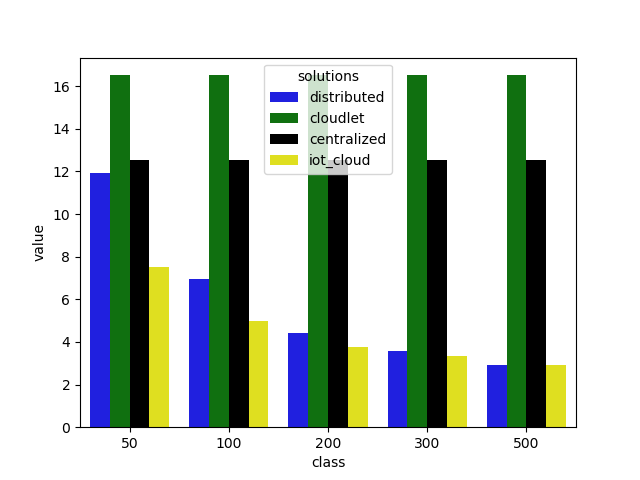

Write the Python code that produced this figure.
import pulp, sys
import matplotlib.pyplot as plt
import seaborn as sns
import pandas as pd


def energy_consumption(device_efficiency, device_BS, solution):
    #1 kbps = 2 MIPS

    nodes = ['HO', 'IO1', 'IO2', 'EO1', 'EO2', 'EO3', 'MC1', 'MC2', 'MC3', 'MC4', 'Device', 'WSN1', 'WSN2', 'WSN3']
    node_c = {'HO': 53.5*1000000, 'IO': 26*1000000, 'EO': 13*1000000, 'MC': 6.5*1000000, 'Device': 2000, 'WSN': 1}
    node_e = {'HO': 500, 'IO': 200, 'EO': 133, 'MC':100, 'WSN': 480}
    Cpr = [node_c['HO'], node_c['IO'], node_c['IO'], node_c['EO'], node_c['EO'], node_c['EO'], node_c['MC'], node_c['MC'], node_c['MC'], node_c['MC'], node_c['Device'], node_c['WSN'], node_c['WSN'], node_c['WSN']] #MIPS
    Epr = [node_e['HO'], node_e['IO'], node_e['IO'], node_e['EO'], node_e['EO'], node_e['EO'], node_e['MC'], node_e['MC'], node_e['MC'], node_e['MC'], device_efficiency, node_e['WSN'], node_e['WSN'], node_e['WSN']] #MIPS/W

    links = ['opt', '4g_up', '4g_down', 'wifi', 'zigbee']
    link_c = {'opt': 4480*1000*1000, '4g_up': 12*1000, '4g_down': 72*1000, 'wifi': 150*1000, 'zigbee': 250.0}    #kbps
    link_e = {'opt': 12.6, '4g_up': 19*1000, '4g_down': 76.2*1000, 'wifi': 300, 'zigbee': 100}  #nJ/bit

    #transmission capacity between nodes
    Ctr = [[0, link_c['opt'], link_c['opt'], 0, 0, 0, 0, 0, 0, 0, 0, 0, 0, 0],                                          #HO
        [link_c['opt'], 0, link_c['opt'], link_c['opt'], link_c['opt'], 0, 0, 0, 0, 0, 0, 0, 0, 0],                     #IO1
        [link_c['opt'], link_c['opt'], 0, 0, 0, link_c['opt'], 0, 0, 0, 0, 0, 0, 0, 0],                                 #IO2
        [0, link_c['opt'], 0, 0, link_c['opt'], 0, link_c['opt'], link_c['opt'], 0, 0, 0, 0, 0, 0],                     #EO1
        [0, link_c['opt'], 0, link_c['opt'], 0, link_c['opt'], 0, 0, link_c['opt'], 0, 0, 0, 0, 0, 0],                  #EO2
        [0, 0, link_c['opt'], 0, link_c['opt'], 0, 0, 0, 0, link_c['opt'], 0, 0, 0, 0, 0],                              #EO3
        [0, 0, 0, link_c['opt'], 0, 0, 0, 0, 0, 0, link_c['wifi' if device_BS == 'wifi' else '4g_down'], 0, 0, 0],      #MC1
        [0, 0, 0, link_c['opt'], 0, 0, 0, 0, 0, 0, 0, link_c['zigbee'], link_c['zigbee'], link_c['zigbee']],            #MC2
        [0, 0, 0, 0, link_c['opt'], 0, 0, 0, 0, 0, 0, link_c['zigbee'], link_c['zigbee'], link_c['zigbee']],            #MC3
        [0, 0, 0, 0, 0, link_c['opt'], 0, 0, 0, 0, 0, link_c['zigbee'], link_c['zigbee'], link_c['zigbee']],            #MC4
        [0, 0, 0, 0, 0, 0, link_c['wifi' if device_BS == 'wifi' else '4g_up'], 0, 0, 0, 0, 0, 0, 0],                    #Device
        [0, 0, 0, 0, 0, 0, 0, link_c['zigbee'], link_c['zigbee'], link_c['zigbee'], 0, 0, 0, 0],                        #WSN1
        [0, 0, 0, 0, 0, 0, 0, link_c['zigbee'], link_c['zigbee'], link_c['zigbee'], 0, 0, 0, 0],                        #WSN2
        [0, 0, 0, 0, 0, 0, 0, link_c['zigbee'], link_c['zigbee'], link_c['zigbee'], 0, 0, 0, 0]]                        #WSN3


    Etr = [[1, link_e['opt'], link_e['opt'], 1, 1, 1, 1, 1, 1, 1, 1, 1, 1, 1],                                          #HO
        [link_e['opt'], 1, link_e['opt'], link_e['opt'], link_e['opt'], 1, 1, 1, 1, 1, 1, 1, 1, 1],                     #IO1
        [link_e['opt'], link_e['opt'], 1, 1, 1, link_e['opt'], 1, 1, 1, 1, 1, 1, 1, 1],                                 #IO2
        [1, link_e['opt'], 1, 1, link_e['opt'], 1, link_e['opt'], link_e['opt'], 1, 1, 1, 1, 1, 1],                     #EO1
        [1, link_e['opt'], 1, link_e['opt'], 1, link_e['opt'], 1, 1, link_e['opt'], 1, 1, 1, 1, 1, 1],                  #EO2
        [1, 1, link_e['opt'], 1, link_e['opt'], 1, 1, 1, 1, link_e['opt'], 1, 1, 1, 1, 1],                              #EO3
        [1, 1, 1, link_e['opt'], 1, 1, 1, 1, 1, 1, link_e['wifi' if device_BS == 'wifi' else '4g_down'], 1, 1, 1],      #MC1
        #[1, 1, 1, link_e['opt'], 1, 1, 1, 1, 1, 1, link_e['wifi'], 1, 1, 1],                                           #MC1
        [1, 1, 1, link_e['opt'], 1, 1, 1, 1, 1, 1, 1, link_e['zigbee'], link_e['zigbee'], link_e['zigbee']],            #MC2
        [1, 1, 1, 1, link_e['opt'], 1, 1, 1, 1, 1, 1, link_e['zigbee'], link_e['zigbee'], link_e['zigbee']],            #MC3
        [1, 1, 1, 1, 1, link_e['opt'], 1, 1, 1, 1, 1, link_e['zigbee'], link_e['zigbee'], link_e['zigbee']],            #MC4
        [1, 1, 1, 1, 1, 1, link_e['wifi' if device_BS == 'wifi' else '4g_up'], 1, 1, 1, 1, 1, 1, 1],                    #Deviee
        #[1, 1, 1, 1, 1, 1, link_e['wifi'], 1, 1, 1, 1, 1, 1, 1],                                                       #Deviee
        [1, 1, 1, 1, 1, 1, 1, link_e['zigbee'], link_e['zigbee'], link_e['zigbee'], 1, 1, 1, 1],                        #WSN1
        [1, 1, 1, 1, 1, 1, 1, link_e['zigbee'], link_e['zigbee'], link_e['zigbee'], 1, 1, 1, 1],                        #WSN2
        [1, 1, 1, 1, 1, 1, 1, link_e['zigbee'], link_e['zigbee'], link_e['zigbee'], 1, 1, 1, 1]]                        #WSN3



    video_br = 200      #kbps capture on device
    city_info_br = 50   #kbps downloaded and saving in device
    wsn_br = 0.127      #kbps

    #       O                               O1        O2            O3      O4      O5
    objs = [video_br+city_info_br+3*wsn_br, video_br, city_info_br, wsn_br, wsn_br, wsn_br]
    demand = [[0, 0, 0, 0, 0, 0],     #HO
        [0, 0, 0, 0, 0, 0],           #IO1
        [0, 0, 0, 0, 0, 0],           #IO2
        [0, 0, 0, 0, 0, 0],           #EO1
        [0, 0, 0, 0, 0, 0],           #EO2
        [0, 0, 0, 0, 0, 0],           #EO3
        [0, 0, 0, 0, 0, 0],           #MC1
        [0, 0, 0, 0, 0, 0],           #MC2
        [0, 0, 0, 0, 0, 0],           #MC3
        [0, 0, 0, 0, 0, 0],           #MC4
        [1, 0, 0, 0, 0, 0],           #Device
        [0, 0, 0, 0, 0, 0],           #WSN1
        [0, 0, 0, 0, 0, 0],           #WSN2
        [0, 0, 0, 0, 0, 0]]           #WSN3

    sn = [[0, 0, 0, 0, 0, 0],         #HO
        [0, 0, 0, 0, 0, 0],           #IO1
        [0, 0, 0, 0, 0, 0],           #IO2
        [0, 0, 0, 0, 0, 0],           #EO1
        [0, 0, 0, 0, 0, 0],           #EO2
        [0, 0, 0, 0, 0, 0],           #EO3
        [0, 0, 1, 0, 0, 0],           #MC1
        [0, 0, 0, 0, 0, 0],           #MC2
        [0, 0, 0, 0, 0, 0],           #MC3
        [0, 0, 0, 0, 0, 0],           #MC4
        [0, 1, 0, 0, 0, 0],           #Device
        [0, 0, 0, 1, 0, 0],           #WSN1
        [0, 0, 0, 0, 1, 0],           #WSN2
        [0, 0, 0, 0, 0, 1]]           #WSN3

    obj_dependency = [[0, 1, 1, 1, 1, 1],
        [0, 0, 0, 0, 0, 0],
        [0, 0, 0, 0, 0, 0],
        [0, 0, 0, 0, 0, 0],
        [0, 0, 0, 0, 0, 0],
        [0, 0, 0, 0, 0, 0]]

#2000 instruction/bit are required to generate augmented video

    prob = pulp.LpProblem('IoT-cloud problem', pulp.LpMinimize)

    pr_in = [[0 for j in xrange(len(objs))] for i in xrange(len(nodes))]
    pr_out = [[0 for j in xrange(len(objs))] for i in xrange(len(nodes))]
    tr = [[[0 for k in xrange(len(objs))] for j in xrange(len(nodes))] for i in xrange(len(nodes))]

#Objective
    objective = []
    for i in xrange(len(nodes)):
        for j in xrange(len(objs)):
            #pr[i][j] = 1 if information object j is processed at node i, = 0 otherwise
            pr_in[i][j] = pulp.LpVariable('input obj ' + str(j) + ' at '+ nodes[i], 0, 1, pulp.LpInteger)
            pr_out[i][j] = pulp.LpVariable('output obj ' + str(j) + ' at '+ nodes[i], 0, 1, pulp.LpInteger)
            #add to objective function
            objective.append(pr_in[i][j]*objs[j]*2.0/Epr[i])
            #objective.append(pr_out[i][j]*objs[j]*2.0/Epr[i])
            for k in xrange(len(nodes)):
                #tr[i][k][j] = 1 if information object j is transmitted from node i to node k, =0 otherwise
                tr[i][k][j] = pulp.LpVariable(nodes[i] +'-'+ nodes[k]+ ' obj ' + str(j), 0, 1, pulp.LpInteger)
                #add to objective function
                objective.append(tr[i][k][j]*objs[j]*Etr[i][k]/1000000.0)

    prob += pulp.lpSum(objective)

# constraints
    for u in xrange(len(nodes)):
        for o in xrange(len(objs)):
            #flow conservation constraint
            prob += demand[u][o] + pr_in[u][o] + pulp.lpSum([tr[u][i][o] if u != i else 0 for i in xrange(len(nodes))]) == sn[u][o] + pr_out[u][o] + pulp.lpSum([tr[i][u][o] if u != i else 0 for i in xrange(len(nodes))])
            for i in xrange(len(objs)): 
                if obj_dependency[o][i] == 1:
                    prob += pr_out[u][o] <= pr_in[u][i]
            #function availability constraint
            if solution == 'centralized':
                if nodes[u] != 'HO': prob += pr_out[u][o] == 0
            elif solution == 'distributed':
                if nodes[u] != 'Device': prob+= pr_out[u][o] == 0 
            elif solution == 'cloudlet':
                if 'MC' not in nodes[u]: prob+= pr_out[u][o] == 0
            #source constraint
            if sum(obj_dependency[o]) == 0:
                prob += pr_out[u][o] == 0
        #mixed-cast constraints
        #QoS constraints
        #capacity constraints
        prob += pulp.lpSum([pr_in[u][o]*objs[o]*2.0 for o in xrange(len(objs))]) <= Cpr[u]
        for i in xrange(len(nodes)):
            transmission = []
            if u != i:
                transmission += [tr[u][i][o]*objs[o] for o in xrange(len(objs))]
                transmission += [tr[i][u][o]*objs[o] for o in xrange(len(objs))]
                prob += pulp.lpSum(transmission) <= Ctr[u][i]

    status = prob.solve(pulp.GLPK(msg=0))
    #status = prob.solve()
    for i in xrange(len(nodes)):
        for j in xrange(len(objs)):
            if pr_out[i][j].varValue == 1:
                print solution + ' efficiency ' + str(device_efficiency) + ' using ' + device_BS + ' '+ (pr_out[i][j].name)
    if status == 1:
        return pulp.value(prob.objective)
    else:
        quit()

#====================================================================
def generate_barchart(array, classes, types):
    conv_arr = []
    for i in range(len(classes)):
        for j in range(len(types)):
            row = [classes[i], types[j], array[i][j]]
            conv_arr.append(row)

    df = pd.DataFrame(conv_arr, columns = ['class', 'solutions', 'value'])
    g = sns.barplot(x='class', y='value', hue='solutions', data=df, palette=['blue', 'green', 'black', 'yellow'])
    plt.savefig("iot_cloud_ARS.png")
    plt.show()
#====================================================================


if __name__ == "__main__":
    device_efficiencies = [50, 100, 200, 300, 500]
    solutions = ['distributed', 'cloudlet', 'centralized', 'iot_cloud']
    device_BS = ['wifi', '4g']
    energy_avg = [[0, 0, 0, 0] for i in xrange(len(device_efficiencies))]

    for i in xrange(len(device_efficiencies)):
        energy_avg[i][0] = sum([energy_consumption(device_efficiencies[i], device_BS[j], 'distributed')for j in xrange(len(device_BS))])/len(device_BS)
        energy_avg[i][1] = sum([energy_consumption(device_efficiencies[i], device_BS[j], 'cloudlet')for j in xrange(len(device_BS))])/len(device_BS)
        energy_avg[i][2] = sum([energy_consumption(device_efficiencies[i], device_BS[j], 'centralized')for j in xrange(len(device_BS))])/len(device_BS)
        energy_avg[i][3] = sum([energy_consumption(device_efficiencies[i], device_BS[j], 'iot_cloud')for j in xrange(len(device_BS))])/len(device_BS)

    generate_barchart(energy_avg, device_efficiencies, solutions)
        
